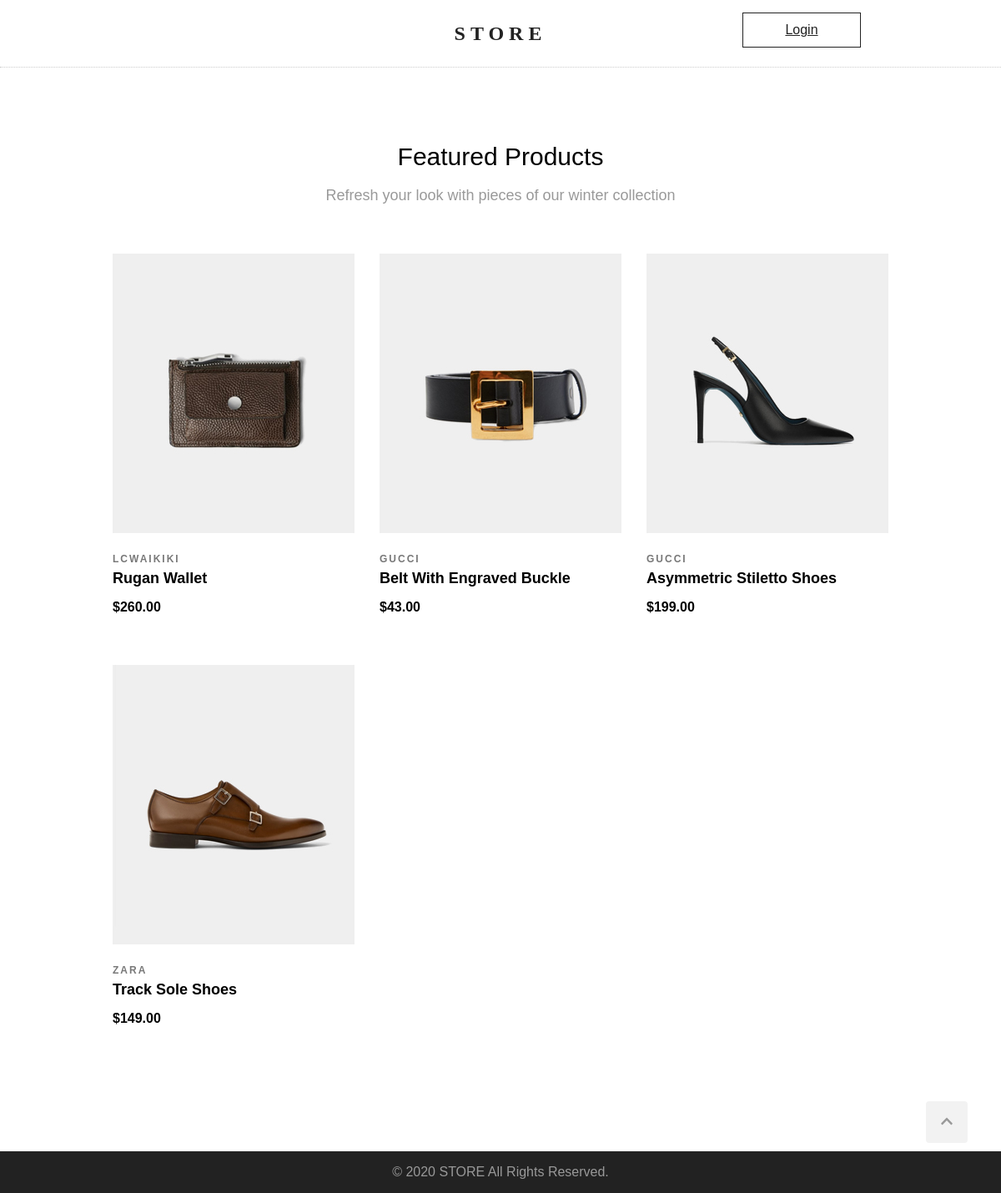
Before: /products/ with the older database file.
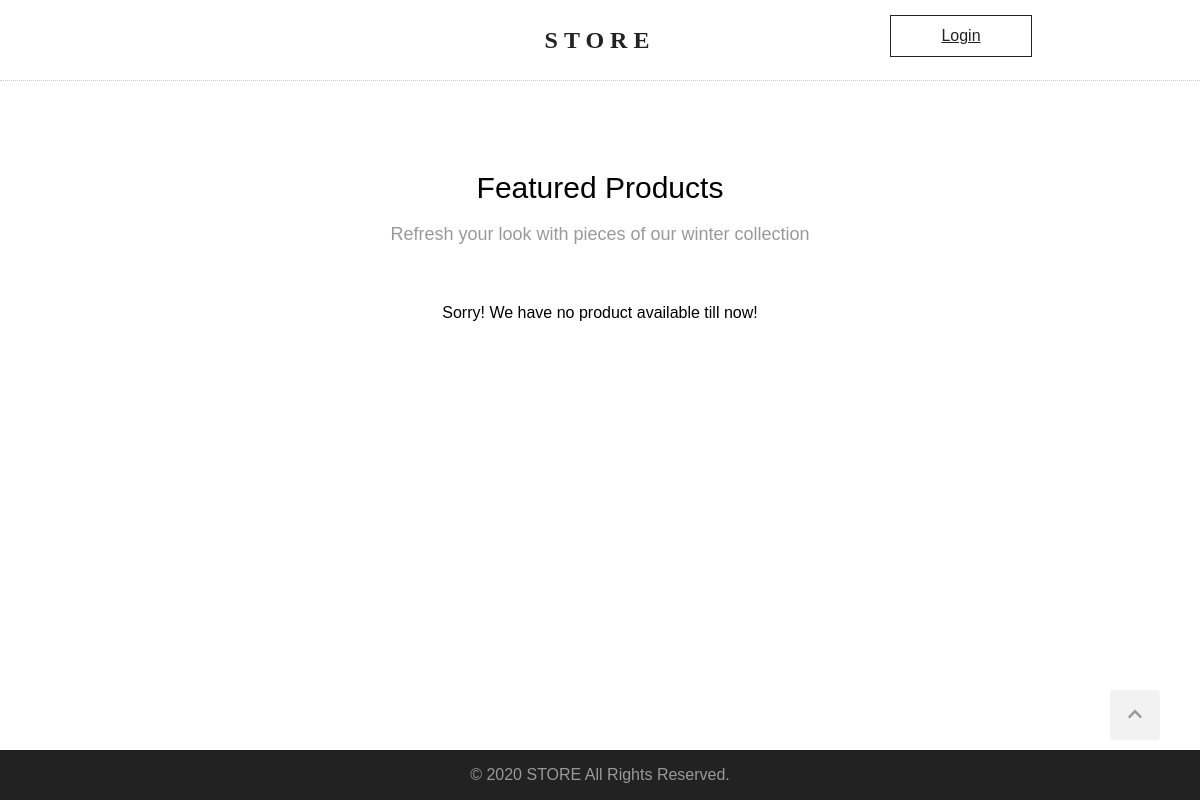
After: the same page with the newer database file.
### products/models.py (models this page shows, shortened)
class Product(models.Model):
    brand = models.CharField(max_length=100)
    title = models.CharField(max_length=100)
    description = models.CharField(max_length=500)
    price = models.PositiveIntegerField(default=0)
    created_at = models.DateTimeField(auto_now_add=True)
    image = models.ImageField(upload_to='products/', null=True)

### products/views.py (the view)
# urls.py: path('products/', products_list, name='products_list'),
def products_list(request):
    products = Product.objects.all()
    context = {'products': products}
    return render(request, 'products/products-list.html', context)

### templates/products/products-list.html (shortened to what this page needs)
{% extends 'base.html' %}
{% block content %}
    <section id="featured-products">
        <h2 class="section-headline">Featured Products</h2>
        <p class="section-description">
            Refresh your look with pieces of our winter collection
        </p>
        <div class="products-wrapper clearfix">
            {% for product in products %}
            <div class="product">
                <div class="product-img">
                    <img src="{{product.image.url}}" alt="{{ product.title }}">
                </div>
                <div class="product-description">
                    <div class="product-brand">{{ product.brand | capfirst }}</div>
                    <a class="product-name" href="{% url 'product_details' product.pk %}">{{ product.title | capfirst }}</a>
                    <div class="product-price">${{ product.price | floatformat:2 }}</div>
                </div>
            </div>
            {% empty %}
            <p>Sorry! We have no product available till now!</p>
            {% endfor %}
        </div>
    </section>
{% endblock %}

### templates/base.html (shortened to what this page needs)
{% load static %}
<!DOCTYPE html>
<html lang="en">
<head>
    <link rel="stylesheet" href="{% static 'normalize.css' %}"/>
    <link rel="stylesheet" href="{% static 'style.css' %}"/>
</head>
<body>
    <div class="wrapper">
        <header>
            <h1 id="logo">
                <a href="{% url 'home' %}">STORE</a>
            </h1>
            <div id="controls">
                <div>
                    {% if user.is_authenticated %}
                    <div id="cart">
                        <a href="{% url 'cart' %}">
                            <i class="fas fa-shopping-cart"></i>
                        </a>
                    </div>
                        <p>Hi {{ user.username }}</p>
                        <a id="logout" href="{% url 'logout' %}">Logout</a>
                    {% else %}
                        <a id="login" href="{% url 'login' %}">Login</a>
                    {% endif %}
                </div>
            </div>
        </header>
        <main>
            {% block content %}
            {% endblock %}
        </main>
    </div>
    <footer>
        <a href="#" id="scroll-up">
            <i class="fas fa-chevron-up"></i>
        </a>
        <p>&copy; 2020 STORE All Rights Reserved.</p>
    </footer>
</body>
</html>

### static/style.css (style rules this page uses)
html { scroll-behavior: smooth; }
body { margin: 0; font-family: 'Questrial', sans-serif; }
.wrapper { min-height: calc(100vh - 50px); }
.clearfix::after { content: ""; display: block; clear: both; }
header { height: auto; border-bottom: 1px dotted #ccc; }
#logo { text-align: center; font-family: 'Domine', serif; font-size: 24px; letter-spacing: 6px; line-height: 80px; margin: 0; }
#logo a { color: #222; text-decoration: none; }
#controls { position: absolute; top: 15px; right: 14%; }
#controls p, #controls div { display: inline-block; }
#login { display: inline-block; width: 140px; line-height: 40px; font-size: 16px; background: transparent; border: 1px solid #222; color: #222; cursor: pointer; }
#login, #logout { text-align: center; }
main { max-width: 960px; text-align: center; margin: 90px auto 90px auto; }
.section-headline { font-size: 30px; font-weight: normal; margin: 0; }
.section-description { color: #999; font-size: 18px; }
.products-wrapper { margin: 60px 0 60px 0; }
footer { background-color: #222; height: 50px; color: #999; text-align: center; line-height: 50px; }
footer p { margin: 0; }
#scroll-up { width: 50px; height: 50px; background-color: #f2f2f2; bottom: 60px; right: 40px; position: fixed; border-radius: 4px; cursor: pointer; color: #999; }

Changed rows visible on the page:
removed Product: image (picture), brand "LCWAIKIKI", title "Rugan Wallet", price "260.00"
removed Product: image (picture), brand "GUCCI", title "Belt With Engraved Buckle", price "43.00"
removed Product: image (picture), brand "GUCCI", title "Asymmetric Stiletto Shoes", price "199.00"
removed Product: image (picture), brand "ZARA", title "Track Sole Shoes", price "149.00"
Other visible differences:
text now shown: "Sorry! We have no product available till now!"
